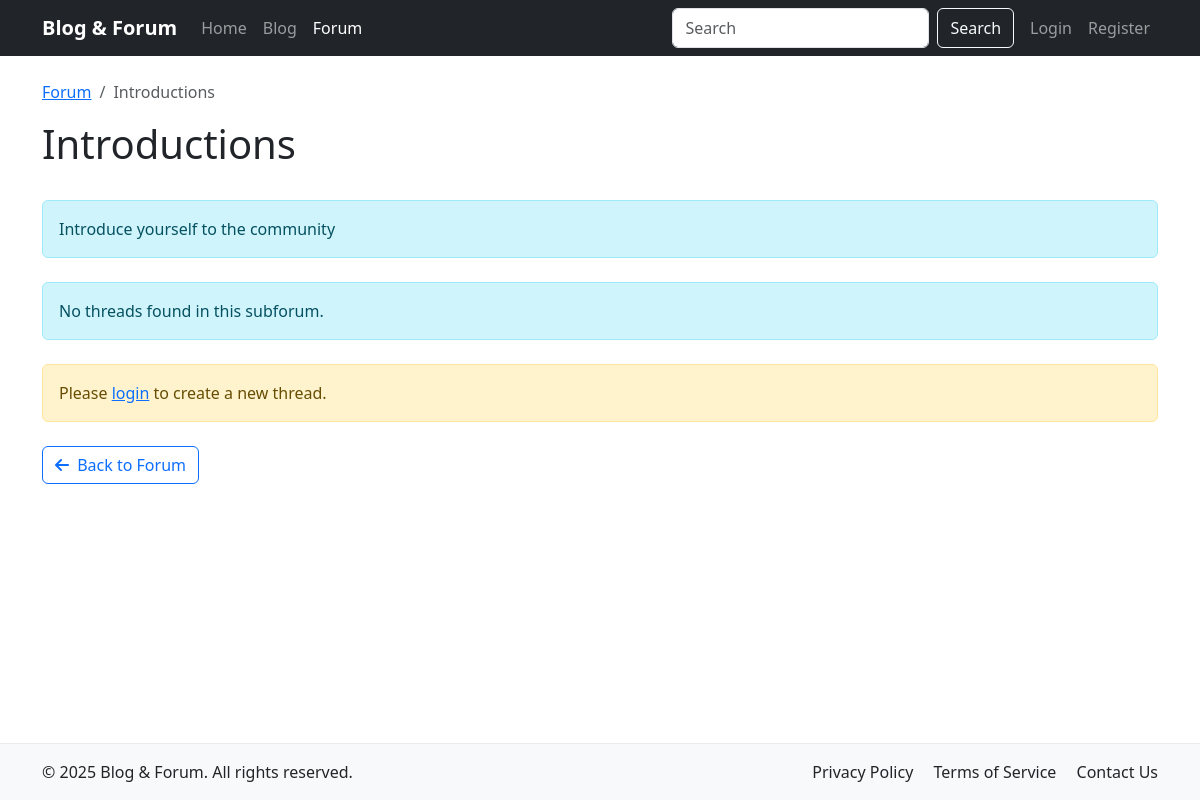
The app's page /forum_subforum.php?slug=introductions with its own data.
### tables this page shows
CREATE TABLE IF NOT EXISTS forum_subforums (
    subforum_id INT UNSIGNED AUTO_INCREMENT PRIMARY KEY,
    category_id INT UNSIGNED NOT NULL,
    name VARCHAR(100) NOT NULL,
    slug VARCHAR(100) NOT NULL UNIQUE,
    description TEXT DEFAULT NULL,
    display_order INT UNSIGNED DEFAULT 0,
    created_at TIMESTAMP DEFAULT CURRENT_TIMESTAMP,
    updated_at TIMESTAMP DEFAULT CURRENT_TIMESTAMP ON UPDATE CURRENT_TIMESTAMP,
    FOREIGN KEY (category_id) REFERENCES forum_categories(category_id) ON DELETE CASCADE,
    INDEX idx_slug (slug),
    INDEX idx_display_order (display_order)
);

### includes/init.php (called while the page is built, shortened)
<?php
spl_autoload_register(function ($class) {
    $classFile = __DIR__ . '/' . $class . '.php';
    if (file_exists($classFile)) {
        return;
    }
    $controllerFile = __DIR__ . '/../controllers/' . $class . '.php';
    $modelFile = __DIR__ . '/../models/' . $class . '.php';
    if (file_exists($modelFile)) {
        return;
    }
});
require_once __DIR__ . '/functions.php';

### includes/Database.php (called while the page is built, shortened)
<?php
class Database {
    private $connection;
    private static $instance = null;
    public static function getInstance() {
        if (self::$instance === null) {
            self::$instance = new self();
        }
        return self::$instance;
    }
    private function connect() {
        try {
            $this->connection = new mysqli(DB_HOST, DB_USER, DB_PASS, DB_NAME);
            $this->connection->set_charset("utf8mb4");
        } catch (Exception $e) {
            die("Database connection error: " . $e->getMessage());
        }
    }
    public function query($query, $params = []) {
        $stmt = $this->connection->prepare($query);
        if (!empty($params)) {
            $types = '';
            $bindParams = [];
            foreach ($params as $param) {
                if (is_int($param)) {
                    $types .= 'i';
                } elseif (is_float($param)) {
                    $types .= 'd';
                } elseif (is_string($param)) {
                    $types .= 's';
                } else {
                    $types .= 'b';
                }
                $bindParams[] = $param;
            }
            array_unshift($bindParams, $types);
            call_user_func_array([$stmt, 'bind_param'], $this->refValues($bindParams));
        }
        $stmt->execute();
        return $stmt;
    }
    private function refValues($arr) {
        $refs = [];
        foreach ($arr as $key => $value) {
            $refs[$key] = &$arr[$key];
        }
        return $refs;
    }
    public function fetchRow($query, $params = []) {
        $stmt = $this->query($query, $params);
        $result = $stmt->get_result();
        $row = $result->fetch_assoc();
        return $row;
    }
}

### models/ForumSubforum.php (called while the page is built, shortened)
<?php
class ForumSubforum {
    private $db;
    public function __construct() {
        $this->db = Database::getInstance();
    }
    public function getBySlug($slug) {
        $query = "SELECT s.*, c.name as category_name
                 FROM forum_subforums s
                 JOIN forum_categories c ON s.category_id = c.category_id
                 WHERE s.slug = ?
                 LIMIT 1";
        return $this->db->fetchRow($query, [$slug]);
    }
}

### includes/functions.php (called while the page is built, shortened)
<?php
function isLoggedIn() {
    return isset($_SESSION['user_id']);
}

### forum_subforum.php (the view, shortened to what this page needs)
<?php
require_once __DIR__ . '/includes/init.php';
$slug = $_GET['slug'] ?? '';
$subforumModel = new ForumSubforum();
$threadModel = new ForumThread();
$subforum = $subforumModel->getBySlug($slug);
$page = isset($_GET['page']) ? (int)$_GET['page'] : 1;
$perPage = 20;
$offset = ($page - 1) * $perPage;
$threads = $threadModel->getBySubforumId($subforum['subforum_id'], $perPage, $offset);
$totalThreads = $threadModel->countBySubforumId($subforum['subforum_id']);
$totalPages = ceil($totalThreads / $perPage);
include_once __DIR__ . '/includes/header.php';
?>
<div class="container mt-4">
    <nav aria-label="breadcrumb">
        <ol class="breadcrumb">
            <li class="breadcrumb-item"><a href="<?php echo BASE_URL; ?>/forum.php">Forum</a></li>
            <li class="breadcrumb-item active" aria-current="page"><?php echo $subforum['name']; ?></li>
        </ol>
    </nav>
    <div class="d-flex justify-content-between align-items-center mb-4">
        <h1><?php echo $subforum['name']; ?></h1>
    </div>
    <?php if (!empty($subforum['description'])): ?>
        <div class="alert alert-info mb-4"><?php echo $subforum['description']; ?></div>
    <?php endif; ?>
    <?php if (!empty($threads)): ?>
        <div class="card mb-4">
            <div class="card-body p-0">
                <div class="table-responsive">
                    <table class="table table-hover mb-0">
                        <thead class="table-light">
                            <tr>
                                <th>Thread</th>
                                <th class="text-center">Replies</th>
                                <th class="text-center">Views</th>
                                <th>Last Post</th>
                            </tr>
                        </thead>
                        <tbody>
                            <?php foreach ($threads as $thread): ?>
                                <tr <?php echo $thread['is_sticky'] ? 'class="table-warning"' : ''; ?>>
                                    <td>
                                        <?php if ($thread['is_sticky']): ?>
                                            <span class="badge bg-warning text-dark me-1">Sticky</span>
                                        <?php endif; ?>
                                        <?php if ($thread['is_locked']): ?>
                                            <span class="badge bg-secondary me-1">Locked</span>
                                        <?php endif; ?>
                                        <a href="<?php echo BASE_URL; ?>/forum_thread.php?slug=<?php echo $thread['slug']; ?>" class="text-decoration-none fw-bold">
                                            <?php echo $thread['title']; ?>
                                        </a>
                                        <div class="small text-muted">
                                            by <a href="<?php echo BASE_URL; ?>/profile.php?username=<?php echo $thread['username']; ?>" class="text-decoration-none"><?php echo $thread['username']; ?></a>
                                            <span class="ms-2"><?php echo formatDate($thread['created_at']); ?></span>
                                        </div>
                                    </td>
                                    <td class="text-center">
                                        <?php
                                        $postCount = $thread['post_count'] ?? 0;
                                        echo $postCount > 0 ? $postCount - 1 : 0;
                                        ?>
                                    </td>
                                    <td class="text-center"><?php echo $thread['view_count'] ?? 0; ?></td>
                                    <td>
                                        <?php if (!empty($thread['last_post'])): ?>
                                            <div class="small">
                                                by <a href="<?php echo BASE_URL; ?>/profile.php?username=<?php echo $thread['last_post_username']; ?>" class="text-decoration-none"><?php echo $thread['last_post_username']; ?></a>
                                            </div>
                                            <div class="small text-muted">
                                                <?php echo formatDate($thread['last_post_at']); ?>
                                            </div>
                                        <?php else: ?>
                                            <div class="small text-muted">No replies yet</div>
                                        <?php endif; ?>
                                    </td>
                                </tr>
                            <?php endforeach; ?>
                        </tbody>
                    </table>
                </div>
            </div>
        </div>
        <?php if ($totalPages > 1): ?>
            <nav aria-label="Page navigation">
                <ul class="pagination justify-content-center">
                    <?php if ($page > 1): ?>
                        <li class="page-item">
                            <a class="page-link" href="<?php echo BASE_URL; ?>/forum_subforum.php?slug=<?php echo $slug; ?>&page=<?php echo $page - 1; ?>" aria-label="Previous">
                                <span aria-hidden="true">&laquo;</span>
                            </a>
                        </li>
                    <?php else: ?>
                        <li class="page-item disabled">
                            <span class="page-link" aria-hidden="true">&laquo;</span>
                        </li>
                    <?php endif; ?>
                    <?php for ($i = 1; $i <= $totalPages; $i++): ?>
                        <li class="page-item <?php echo $i === $page ? 'active' : ''; ?>">
                            <a class="page-link" href="<?php echo BASE_URL; ?>/forum_subforum.php?slug=<?php echo $slug; ?>&page=<?php echo $i; ?>">
                                <?php echo $i; ?>
                            </a>
                        </li>
                    <?php endfor; ?>
                    <?php if ($page < $totalPages): ?>
                        <li class="page-item">
                            <a class="page-link" href="<?php echo BASE_URL; ?>/forum_subforum.php?slug=<?php echo $slug; ?>&page=<?php echo $page + 1; ?>" aria-label="Next">
                                <span aria-hidden="true">&raquo;</span>
                            </a>
                        </li>
                    <?php else: ?>
                        <li class="page-item disabled">
                            <span class="page-link" aria-hidden="true">&raquo;</span>
                        </li>
                    <?php endif; ?>
                </ul>
            </nav>
        <?php endif; ?>
    <?php else: ?>
        <div class="alert alert-info mb-4">No threads found in this subforum.</div>
    <?php endif; ?>
    <?php if (isLoggedIn()): ?>
        <div class="mt-4">
            <a href="<?php echo BASE_URL; ?>/forum_thread_create.php?subforum_id=<?php echo $subforum['subforum_id']; ?>" class="btn btn-primary">
                <i class="fas fa-plus me-1"></i> New Thread
            </a>
        </div>
    <?php else: ?>
        <div class="alert alert-warning mt-4">
            Please <a href="<?php echo BASE_URL; ?>/login.php">login</a> to create a new thread.
        </div>
    <?php endif; ?>
    <div class="mt-4">
        <a href="<?php echo BASE_URL; ?>/forum.php" class="btn btn-outline-primary">
            <i class="fas fa-arrow-left me-1"></i> Back to Forum
        </a>
    </div>
</div>
<?php
include_once __DIR__ . '/includes/footer.php';
?>

### assets/css/custom.css (style rules this page uses)
body { padding-top: 56px; min-height: 100vh; display: flex; flex-direction: column; }

### records on screen
forum_subforums: name "Introductions", description "Introduce yourself to the community"
